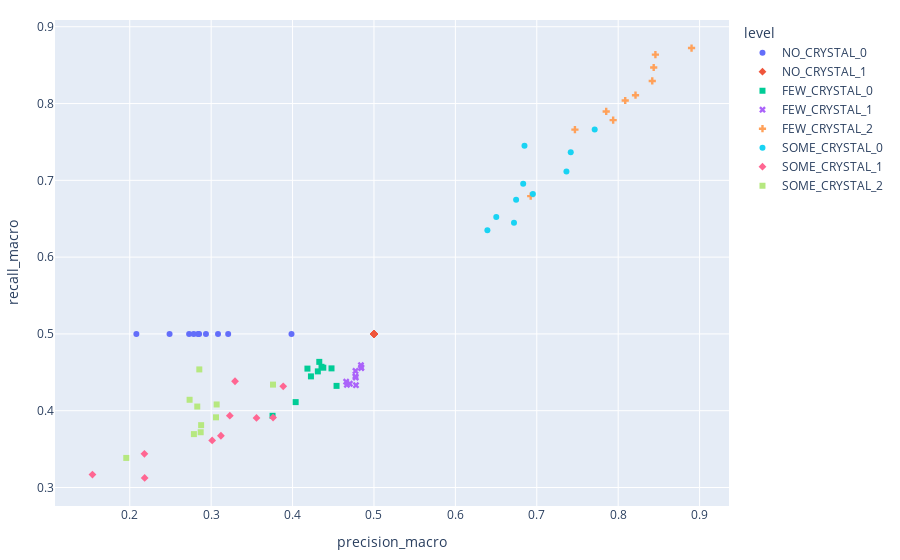
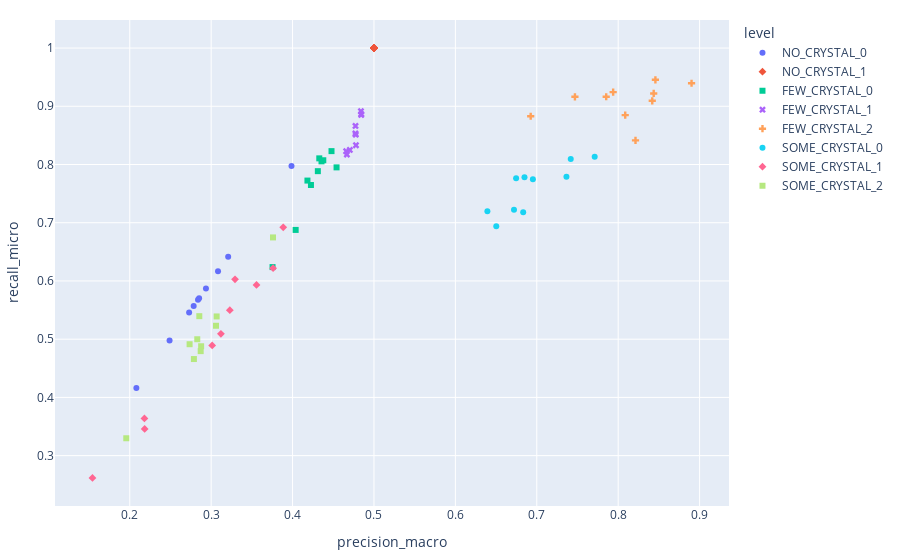
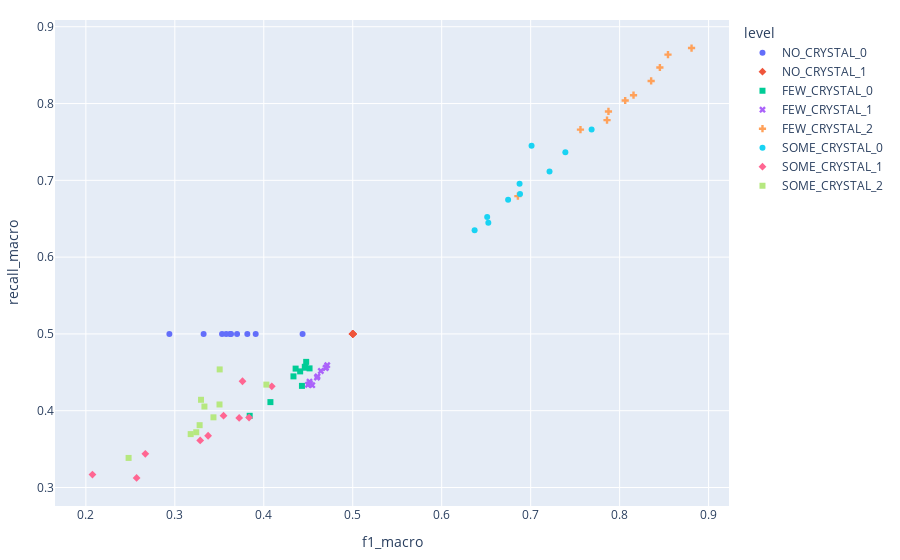

Notebook source saved alongside these figures, in order:
### Code cell
# precision average vs recall average
# precision macro vs recall macro
# precision_macro vs recall micro

#macro  similar average
metrics_to_compare = [
            ("precision_macro", "recall_macro"),
         #   ("precision_macro", "recall_macro"),
            ("precision_macro", "recall_micro"),
            ("f1_macro", "recall_macro"),
            ("matthew", "recall_macro")
        ]
for df in datasets:
    for metrics_tuple in metrics_to_compare: 
        scatter_plotly(df, metrics_tuple[0], metrics_tuple[1], "level")

### Figure 1 — Plotly figure (JSON) as saved in the notebook; plotly's stock layout.template omitted (floating-point values rounded to 4 significant figures)
{"data": [{"hovertemplate": "level=NO_CRYSTAL_0<br>precision_macro=%{x}<br>recall_macro=%{y}<extra></extra>", "legendgroup": "NO_CRYSTAL_0", "marker": {"color": "#636efa", "symbol": "circle"}, "mode": "markers", "name": "NO_CRYSTAL_0", "orientation": "v", "showlegend": true, "type": "scatter", "x": [0.3084, 0.2838, 0.3987, 0.2081, 0.3209, 0.2729, 0.2852, 0.2936, 0.2489, 0.2785], "xaxis": "x", "y": [0.5, 0.5, 0.5, 0.5, 0.5, 0.5, 0.5, 0.5, 0.5, 0.5], "yaxis": "y"}, {"hovertemplate": "level=NO_CRYSTAL_1<br>precision_macro=%{x}<br>recall_macro=%{y}<extra></extra>", "legendgroup": "NO_CRYSTAL_1", "marker": {"color": "#EF553B", "symbol": "diamond"}, "mode": "markers", "name": "NO_CRYSTAL_1", "orientation": "v", "showlegend": true, "type": "scatter", "x": [0.5, 0.5, 0.5, 0.5, 0.5, 0.5, 0.5, 0.5, 0.5, 0.5], "xaxis": "x", "y": [0.5, 0.5, 0.5, 0.5, 0.5, 0.5, 0.5, 0.5, 0.5, 0.5], "yaxis": "y"}, {"hovertemplate": "level=FEW_CRYSTAL_0<br>precision_macro=%{x}<br>recall_macro=%{y}<extra></extra>", "legendgroup": "FEW_CRYSTAL_0", "marker": {"color": "#00cc96", "symbol": "square"}, "mode": "markers", "name": "FEW_CRYSTAL_0", "orientation": "v", "showlegend": true, "type": "scatter", "x": [0.454, 0.4356, 0.4378, 0.3754, 0.4226, 0.4328, 0.4038, 0.4183, 0.431, 0.4478], "xaxis": "x", "y": [0.4323, 0.4572, 0.456, 0.3934, 0.4447, 0.4636, 0.4112, 0.4548, 0.4512, 0.4551], "yaxis": "y"}, {"hovertemplate": "level=FEW_CRYSTAL_1<br>precision_macro=%{x}<br>recall_macro=%{y}<extra></extra>", "legendgroup": "FEW_CRYSTAL_1", "marker": {"color": "#ab63fa", "symbol": "x"}, "mode": "markers", "name": "FEW_CRYSTAL_1", "orientation": "v", "showlegend": true, "type": "scatter", "x": [0.4779, 0.4772, 0.4844, 0.484, 0.4659, 0.4843, 0.4704, 0.4667, 0.4776, 0.4773], "xaxis": "x", "y": [0.4333, 0.4448, 0.4563, 0.4593, 0.4378, 0.4556, 0.4351, 0.4338, 0.4433, 0.4517], "yaxis": "y"}, {"hovertemplate": "level=FEW_CRYSTAL_2<br>precision_macro=%{x}<br>recall_macro=%{y}<extra></extra>", "legendgroup": "FEW_CRYSTAL_2", "marker": {"color": "#FFA15A", "symbol": "cross"}, "mode": "markers", "name": "FEW_CRYSTAL_2", "orientation": "v", "showlegend": true, "type": "scatter", "x": [0.8901, 0.7938, 0.7853, 0.6925, 0.7469, 0.8436, 0.8457, 0.8087, 0.8419, 0.8213], "xaxis": "x", "y": [0.8723, 0.7784, 0.7897, 0.6795, 0.7661, 0.8469, 0.8636, 0.8039, 0.8294, 0.8108], "yaxis": "y"}, {"hovertemplate": "level=SOME_CRYSTAL_0<br>precision_macro=%{x}<br>recall_macro=%{y}<extra></extra>", "legendgroup": "SOME_CRYSTAL_0", "marker": {"color": "#19d3f3", "symbol": "circle"}, "mode": "markers", "name": "SOME_CRYSTAL_0", "orientation": "v", "showlegend": true, "type": "scatter", "x": [0.672, 0.6952, 0.7417, 0.6833, 0.6746, 0.6849, 0.7711, 0.7364, 0.6394, 0.6503], "xaxis": "x", "y": [0.6447, 0.6823, 0.7365, 0.6955, 0.6747, 0.745, 0.7661, 0.7116, 0.635, 0.6521], "yaxis": "y"}, {"hovertemplate": "level=SOME_CRYSTAL_1<br>precision_macro=%{x}<br>recall_macro=%{y}<extra></extra>", "legendgroup": "SOME_CRYSTAL_1", "marker": {"color": "#FF6692", "symbol": "diamond"}, "mode": "markers", "name": "SOME_CRYSTAL_1", "orientation": "v", "showlegend": true, "type": "scatter", "x": [0.3293, 0.2183, 0.3229, 0.312, 0.3761, 0.1542, 0.218, 0.3013, 0.3557, 0.3885], "xaxis": "x", "y": [0.4383, 0.3124, 0.3936, 0.3674, 0.3911, 0.3168, 0.3439, 0.3613, 0.3907, 0.4317], "yaxis": "y"}, {"hovertemplate": "level=SOME_CRYSTAL_2<br>precision_macro=%{x}<br>recall_macro=%{y}<extra></extra>", "legendgroup": "SOME_CRYSTAL_2", "marker": {"color": "#B6E880", "symbol": "square"}, "mode": "markers", "name": "SOME_CRYSTAL_2", "orientation": "v", "showlegend": true, "type": "scatter", "x": [0.3067, 0.2871, 0.3059, 0.1957, 0.2877, 0.2788, 0.376, 0.2854, 0.2735, 0.2829], "xaxis": "x", "y": [0.4081, 0.372, 0.3914, 0.3385, 0.3812, 0.3695, 0.434, 0.4538, 0.4142, 0.4054], "yaxis": "y"}], "layout": {"legend": {"title": {"text": "level"}, "tracegroupgap": 0}, "margin": {"b": 20, "l": 20, "r": 20, "t": 20}, "xaxis": {"anchor": "y", "domain": [0, 1], "title": {"text": "precision_macro"}}, "yaxis": {"anchor": "x", "domain": [0, 1], "title": {"text": "recall_macro"}}}}

### Figure 2 — Plotly figure (JSON) as saved in the notebook; plotly's stock layout.template omitted (floating-point values rounded to 4 significant figures)
{"data": [{"hovertemplate": "level=NO_CRYSTAL_0<br>precision_macro=%{x}<br>recall_micro=%{y}<extra></extra>", "legendgroup": "NO_CRYSTAL_0", "marker": {"color": "#636efa", "symbol": "circle"}, "mode": "markers", "name": "NO_CRYSTAL_0", "orientation": "v", "showlegend": true, "type": "scatter", "x": [0.3084, 0.2838, 0.3987, 0.2081, 0.3209, 0.2729, 0.2852, 0.2936, 0.2489, 0.2785], "xaxis": "x", "y": [0.6169, 0.5677, 0.7974, 0.4162, 0.6418, 0.5459, 0.5704, 0.5872, 0.4978, 0.5571], "yaxis": "y"}, {"hovertemplate": "level=NO_CRYSTAL_1<br>precision_macro=%{x}<br>recall_micro=%{y}<extra></extra>", "legendgroup": "NO_CRYSTAL_1", "marker": {"color": "#EF553B", "symbol": "diamond"}, "mode": "markers", "name": "NO_CRYSTAL_1", "orientation": "v", "showlegend": true, "type": "scatter", "x": [0.5, 0.5, 0.5, 0.5, 0.5, 0.5, 0.5, 0.5, 0.5, 0.5], "xaxis": "x", "y": [1, 1, 1, 1, 1, 1, 1, 1, 1, 1], "yaxis": "y"}, {"hovertemplate": "level=FEW_CRYSTAL_0<br>precision_macro=%{x}<br>recall_micro=%{y}<extra></extra>", "legendgroup": "FEW_CRYSTAL_0", "marker": {"color": "#00cc96", "symbol": "square"}, "mode": "markers", "name": "FEW_CRYSTAL_0", "orientation": "v", "showlegend": true, "type": "scatter", "x": [0.454, 0.4356, 0.4378, 0.3754, 0.4226, 0.4328, 0.4038, 0.4183, 0.431, 0.4478], "xaxis": "x", "y": [0.7951, 0.8054, 0.8073, 0.6238, 0.7648, 0.8105, 0.6877, 0.7724, 0.7886, 0.823], "yaxis": "y"}, {"hovertemplate": "level=FEW_CRYSTAL_1<br>precision_macro=%{x}<br>recall_micro=%{y}<extra></extra>", "legendgroup": "FEW_CRYSTAL_1", "marker": {"color": "#ab63fa", "symbol": "x"}, "mode": "markers", "name": "FEW_CRYSTAL_1", "orientation": "v", "showlegend": true, "type": "scatter", "x": [0.4779, 0.4772, 0.4844, 0.484, 0.4659, 0.4843, 0.4704, 0.4667, 0.4776, 0.4773], "xaxis": "x", "y": [0.8331, 0.8533, 0.8865, 0.8915, 0.8228, 0.8851, 0.825, 0.8171, 0.8511, 0.8662], "yaxis": "y"}, {"hovertemplate": "level=FEW_CRYSTAL_2<br>precision_macro=%{x}<br>recall_micro=%{y}<extra></extra>", "legendgroup": "FEW_CRYSTAL_2", "marker": {"color": "#FFA15A", "symbol": "cross"}, "mode": "markers", "name": "FEW_CRYSTAL_2", "orientation": "v", "showlegend": true, "type": "scatter", "x": [0.8901, 0.7938, 0.7853, 0.6925, 0.7469, 0.8436, 0.8457, 0.8087, 0.8419, 0.8213], "xaxis": "x", "y": [0.9396, 0.9243, 0.9163, 0.8828, 0.9163, 0.9221, 0.9455, 0.8848, 0.9094, 0.8415], "yaxis": "y"}, {"hovertemplate": "level=SOME_CRYSTAL_0<br>precision_macro=%{x}<br>recall_micro=%{y}<extra></extra>", "legendgroup": "SOME_CRYSTAL_0", "marker": {"color": "#19d3f3", "symbol": "circle"}, "mode": "markers", "name": "SOME_CRYSTAL_0", "orientation": "v", "showlegend": true, "type": "scatter", "x": [0.672, 0.6952, 0.7417, 0.6833, 0.6746, 0.6849, 0.7711, 0.7364, 0.6394, 0.6503], "xaxis": "x", "y": [0.7222, 0.7745, 0.8093, 0.7178, 0.7763, 0.778, 0.8131, 0.7788, 0.7197, 0.6938], "yaxis": "y"}, {"hovertemplate": "level=SOME_CRYSTAL_1<br>precision_macro=%{x}<br>recall_micro=%{y}<extra></extra>", "legendgroup": "SOME_CRYSTAL_1", "marker": {"color": "#FF6692", "symbol": "diamond"}, "mode": "markers", "name": "SOME_CRYSTAL_1", "orientation": "v", "showlegend": true, "type": "scatter", "x": [0.3293, 0.2183, 0.3229, 0.312, 0.3761, 0.1542, 0.218, 0.3013, 0.3557, 0.3885], "xaxis": "x", "y": [0.6028, 0.346, 0.5498, 0.5093, 0.6219, 0.2617, 0.364, 0.4893, 0.5933, 0.6921], "yaxis": "y"}, {"hovertemplate": "level=SOME_CRYSTAL_2<br>precision_macro=%{x}<br>recall_micro=%{y}<extra></extra>", "legendgroup": "SOME_CRYSTAL_2", "marker": {"color": "#B6E880", "symbol": "square"}, "mode": "markers", "name": "SOME_CRYSTAL_2", "orientation": "v", "showlegend": true, "type": "scatter", "x": [0.3067, 0.2871, 0.3059, 0.1957, 0.2877, 0.2788, 0.376, 0.2854, 0.2735, 0.2829], "xaxis": "x", "y": [0.539, 0.4795, 0.5231, 0.3299, 0.4878, 0.4659, 0.6748, 0.5395, 0.4914, 0.4999], "yaxis": "y"}], "layout": {"legend": {"title": {"text": "level"}, "tracegroupgap": 0}, "margin": {"b": 20, "l": 20, "r": 20, "t": 20}, "xaxis": {"anchor": "y", "domain": [0, 1], "title": {"text": "precision_macro"}}, "yaxis": {"anchor": "x", "domain": [0, 1], "title": {"text": "recall_micro"}}}}

### Figure 3 — Plotly figure (JSON) as saved in the notebook; plotly's stock layout.template omitted (floating-point values rounded to 4 significant figures)
{"data": [{"hovertemplate": "level=NO_CRYSTAL_0<br>f1_macro=%{x}<br>recall_macro=%{y}<extra></extra>", "legendgroup": "NO_CRYSTAL_0", "marker": {"color": "#636efa", "symbol": "circle"}, "mode": "markers", "name": "NO_CRYSTAL_0", "orientation": "v", "showlegend": true, "type": "scatter", "x": [0.3815, 0.3621, 0.4436, 0.2939, 0.3909, 0.3531, 0.3632, 0.37, 0.3324, 0.3578], "xaxis": "x", "y": [0.5, 0.5, 0.5, 0.5, 0.5, 0.5, 0.5, 0.5, 0.5, 0.5], "yaxis": "y"}, {"hovertemplate": "level=NO_CRYSTAL_1<br>f1_macro=%{x}<br>recall_macro=%{y}<extra></extra>", "legendgroup": "NO_CRYSTAL_1", "marker": {"color": "#EF553B", "symbol": "diamond"}, "mode": "markers", "name": "NO_CRYSTAL_1", "orientation": "v", "showlegend": true, "type": "scatter", "x": [0.5, 0.5, 0.5, 0.5, 0.5, 0.5, 0.5, 0.5, 0.5, 0.5], "xaxis": "x", "y": [0.5, 0.5, 0.5, 0.5, 0.5, 0.5, 0.5, 0.5, 0.5, 0.5], "yaxis": "y"}, {"hovertemplate": "level=FEW_CRYSTAL_0<br>f1_macro=%{x}<br>recall_macro=%{y}<extra></extra>", "legendgroup": "FEW_CRYSTAL_0", "marker": {"color": "#00cc96", "symbol": "square"}, "mode": "markers", "name": "FEW_CRYSTAL_0", "orientation": "v", "showlegend": true, "type": "scatter", "x": [0.4429, 0.4461, 0.4467, 0.3842, 0.4334, 0.4477, 0.4075, 0.4358, 0.4409, 0.4515], "xaxis": "x", "y": [0.4323, 0.4572, 0.456, 0.3934, 0.4447, 0.4636, 0.4112, 0.4548, 0.4512, 0.4551], "yaxis": "y"}, {"hovertemplate": "level=FEW_CRYSTAL_1<br>f1_macro=%{x}<br>recall_macro=%{y}<extra></extra>", "legendgroup": "FEW_CRYSTAL_1", "marker": {"color": "#ab63fa", "symbol": "x"}, "mode": "markers", "name": "FEW_CRYSTAL_1", "orientation": "v", "showlegend": true, "type": "scatter", "x": [0.4545, 0.4604, 0.4699, 0.4713, 0.4514, 0.4695, 0.4521, 0.4497, 0.4598, 0.4641], "xaxis": "x", "y": [0.4333, 0.4448, 0.4563, 0.4593, 0.4378, 0.4556, 0.4351, 0.4338, 0.4433, 0.4517], "yaxis": "y"}, {"hovertemplate": "level=FEW_CRYSTAL_2<br>f1_macro=%{x}<br>recall_macro=%{y}<extra></extra>", "legendgroup": "FEW_CRYSTAL_2", "marker": {"color": "#FFA15A", "symbol": "cross"}, "mode": "markers", "name": "FEW_CRYSTAL_2", "orientation": "v", "showlegend": true, "type": "scatter", "x": [0.8809, 0.7859, 0.7875, 0.6856, 0.756, 0.8453, 0.8544, 0.8063, 0.8354, 0.8156], "xaxis": "x", "y": [0.8723, 0.7784, 0.7897, 0.6795, 0.7661, 0.8469, 0.8636, 0.8039, 0.8294, 0.8108], "yaxis": "y"}, {"hovertemplate": "level=SOME_CRYSTAL_0<br>f1_macro=%{x}<br>recall_macro=%{y}<extra></extra>", "legendgroup": "SOME_CRYSTAL_0", "marker": {"color": "#19d3f3", "symbol": "circle"}, "mode": "markers", "name": "SOME_CRYSTAL_0", "orientation": "v", "showlegend": true, "type": "scatter", "x": [0.6524, 0.688, 0.739, 0.6875, 0.6747, 0.701, 0.7685, 0.7212, 0.637, 0.6511], "xaxis": "x", "y": [0.6447, 0.6823, 0.7365, 0.6955, 0.6747, 0.745, 0.7661, 0.7116, 0.635, 0.6521], "yaxis": "y"}, {"hovertemplate": "level=SOME_CRYSTAL_1<br>f1_macro=%{x}<br>recall_macro=%{y}<extra></extra>", "legendgroup": "SOME_CRYSTAL_1", "marker": {"color": "#FF6692", "symbol": "diamond"}, "mode": "markers", "name": "SOME_CRYSTAL_1", "orientation": "v", "showlegend": true, "type": "scatter", "x": [0.3761, 0.257, 0.3548, 0.3374, 0.3834, 0.2074, 0.2668, 0.3285, 0.3724, 0.409], "xaxis": "x", "y": [0.4383, 0.3124, 0.3936, 0.3674, 0.3911, 0.3168, 0.3439, 0.3613, 0.3907, 0.4317], "yaxis": "y"}, {"hovertemplate": "level=SOME_CRYSTAL_2<br>f1_macro=%{x}<br>recall_macro=%{y}<extra></extra>", "legendgroup": "SOME_CRYSTAL_2", "marker": {"color": "#B6E880", "symbol": "square"}, "mode": "markers", "name": "SOME_CRYSTAL_2", "orientation": "v", "showlegend": true, "type": "scatter", "x": [0.3502, 0.3241, 0.3434, 0.248, 0.3279, 0.3178, 0.4029, 0.3504, 0.3295, 0.3333], "xaxis": "x", "y": [0.4081, 0.372, 0.3914, 0.3385, 0.3812, 0.3695, 0.434, 0.4538, 0.4142, 0.4054], "yaxis": "y"}], "layout": {"legend": {"title": {"text": "level"}, "tracegroupgap": 0}, "margin": {"b": 20, "l": 20, "r": 20, "t": 20}, "xaxis": {"anchor": "y", "domain": [0, 1], "title": {"text": "f1_macro"}}, "yaxis": {"anchor": "x", "domain": [0, 1], "title": {"text": "recall_macro"}}}}
